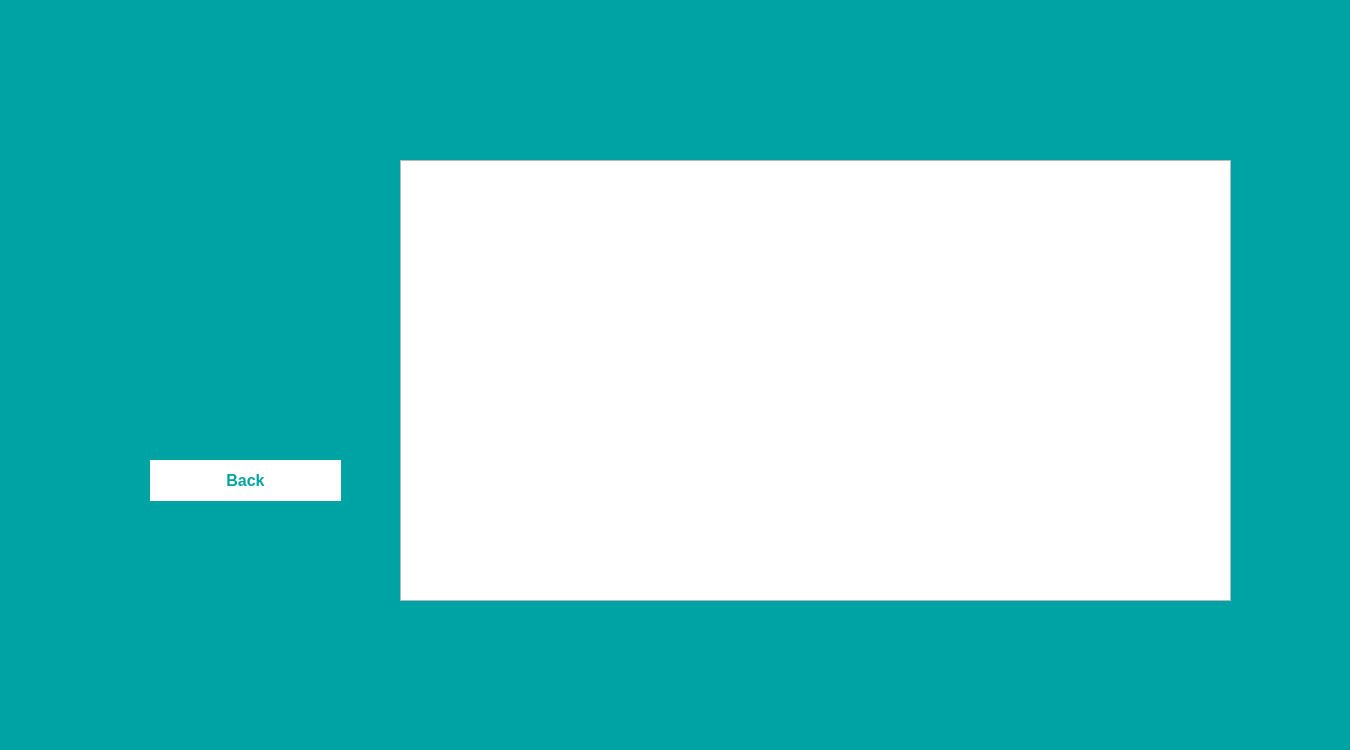
<?xml version="1.0" encoding="UTF-8"?>
<ui version="4.0">
 <class>showFriendsFriends</class>
 <widget class="QMainWindow" name="showFriendsFriends">
  <property name="geometry">
   <rect>
    <x>0</x>
    <y>0</y>
    <width>1350</width>
    <height>750</height>
   </rect>
  </property>
  <property name="windowTitle">
   <string>MainWindow</string>
  </property>
  <widget class="QWidget" name="centralwidget">
   <widget class="QLabel" name="label">
    <property name="geometry">
     <rect>
      <x>0</x>
      <y>0</y>
      <width>1350</width>
      <height>750</height>
     </rect>
    </property>
    <property name="styleSheet">
     <string notr="true">background-color: rgb(0, 163, 163);</string>
    </property>
    <property name="text">
     <string/>
    </property>
   </widget>
   <widget class="QTextEdit" name="textEditShowFriends">
    <property name="geometry">
     <rect>
      <x>400</x>
      <y>160</y>
      <width>831</width>
      <height>441</height>
     </rect>
    </property>
    <property name="font">
     <font>
      <pointsize>12</pointsize>
      <weight>75</weight>
      <bold>true</bold>
     </font>
    </property>
    <property name="styleSheet">
     <string notr="true">color: rgb(0, 163, 163);</string>
    </property>
   </widget>
   <widget class="QLabel" name="labelBackground">
    <property name="geometry">
     <rect>
      <x>120</x>
      <y>160</y>
      <width>251</width>
      <height>281</height>
     </rect>
    </property>
    <property name="styleSheet">
     <string notr="true">border-image: url(:/follow/followers.png);</string>
    </property>
    <property name="text">
     <string/>
    </property>
   </widget>
   <widget class="QPushButton" name="pushButtonBack">
    <property name="geometry">
     <rect>
      <x>150</x>
      <y>460</y>
      <width>191</width>
      <height>41</height>
     </rect>
    </property>
    <property name="font">
     <font>
      <pointsize>12</pointsize>
      <weight>75</weight>
      <bold>true</bold>
     </font>
    </property>
    <property name="styleSheet">
     <string notr="true">background-color: rgb(255, 255, 255);
border:2px solid rgb(255, 255, 255);
color: rgb(0, 163, 163);</string>
    </property>
    <property name="text">
     <string>Back</string>
    </property>
   </widget>
  </widget>
 </widget>
 <resources/>
 <connections/>
</ui>
